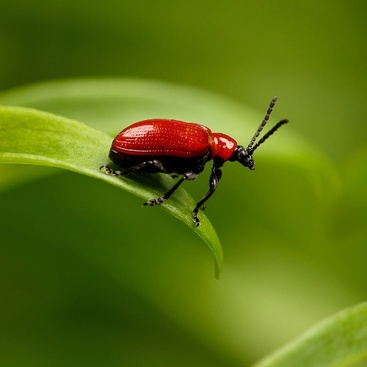
#> input picture beetle.jpg, 367 x 367 px, shrunk from 550 x 550 before the run
$ python proj1.py
#> lines starting #> are read from the running program, lines starting #| are printed output that depends on the picture; after the words box and inside, x2 and y2 are one past the last pixel; in counts of white or black regions, pixels touching at a corner belong together
#> the answer given: 1
import cv2
import numpy as np
import matplotlib.pyplot as plt


def edgedetection():
    # read the image
    image = cv2.imread("beetle.jpg")
#> image is the input picture: shape (367, 367, 3); mean B, G, R 17.7, 112.9, 91.4
    # convert it to grayscale
    gray = cv2.cvtColor(image, cv2.COLOR_BGR2GRAY)
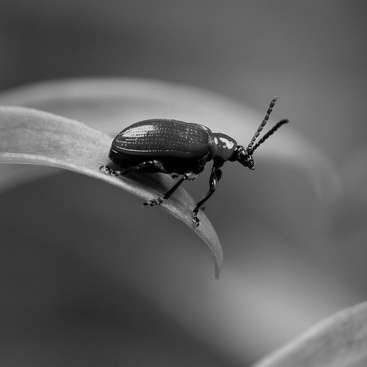
#> gray: shape (367, 367); min 0, max 225, mean 95.6
    #show the grayscale image
    plt.imshow(gray, cmap="gray")
    plt.show()
    # performing the canny edge detector to detect image edges
    edges = cv2.Canny(gray,30,100)
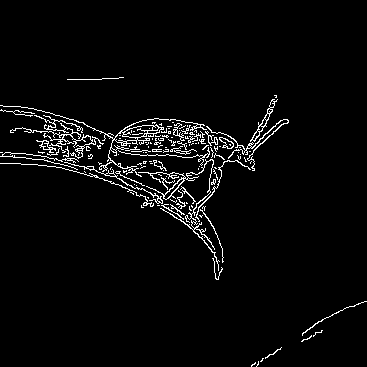
#> edges: shape (367, 367); 3.5% white in thin lines or dots, all inside (x1, y1, x2, y2) = (0, 77, 367, 367)
    plt.imshow(edges)
    plt.show()

# [90 lines left out: functions cartoon, contours, pencil_sketch, not called in this run]


def main():
    """print("MENU:")
    print("1.Edge detection.")
    print("2.Image to Cartoon.")
    print("3.Finding Contours.")
    print("4.Pencil Sketch.")
    choice=int(input("Enter your choice from the above:"))"""
    choice = 1
    while (choice!=5):
        print("MENU:")
        print("1.Edge detection.")
        print("2.Image to Cartoon.")
        print("3.Finding Contours.")
        print("4.Pencil Sketch.")
        print("5.Exit.")
#> (the run stopped early here; a loop or call above may not have finished)
